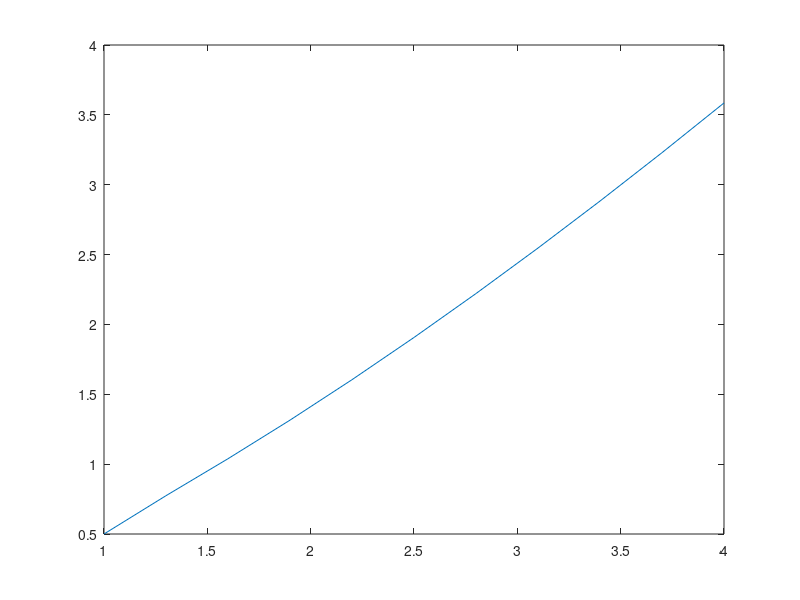

MATLAB code for this plot: (Note: this script raises an error after producing the figure.)
format long
% this is a script that involves euler's method which uses a rectangle to
% approximate the solution of a graph at a certain point 

%EXAMPLE 1

% u8se euler's method to 
% solve dy/dx = x + (1/5)y for y(5) = ?? x_naught = 0 and y_naught = -3
% FORMULA: y_n+1 = y_n + hf(x_n,y_n)

x_nf = 4;
x_o = 1;
y_o = 0.5;
h = 0.3 ; %step size of teh example
N = (x_nf - x_o ) / h % no. of iterations


x_n = [];
y_n = [];


for n = 1:N
    x_n(1)= x_o;  
    y_n(1) = y_o ;
    
    func = (-y_n(n)^(3) + x_n(n)^(4) ) / ( (x_n(n)*y_n(n)^(2))...
        + (x_n(n)^(3)*y_n(n)^(1/2))  );
    
    y_n(n+1)= y_n(n) + (h*func) ;
    x_n(n+1) = x_n(n) + h;        
end
vector = [1:1:5]
plot (x_n, y_n)
T = table (x_n' , y_n');
T.Properties.VariableNames = {'x' 'y'}

